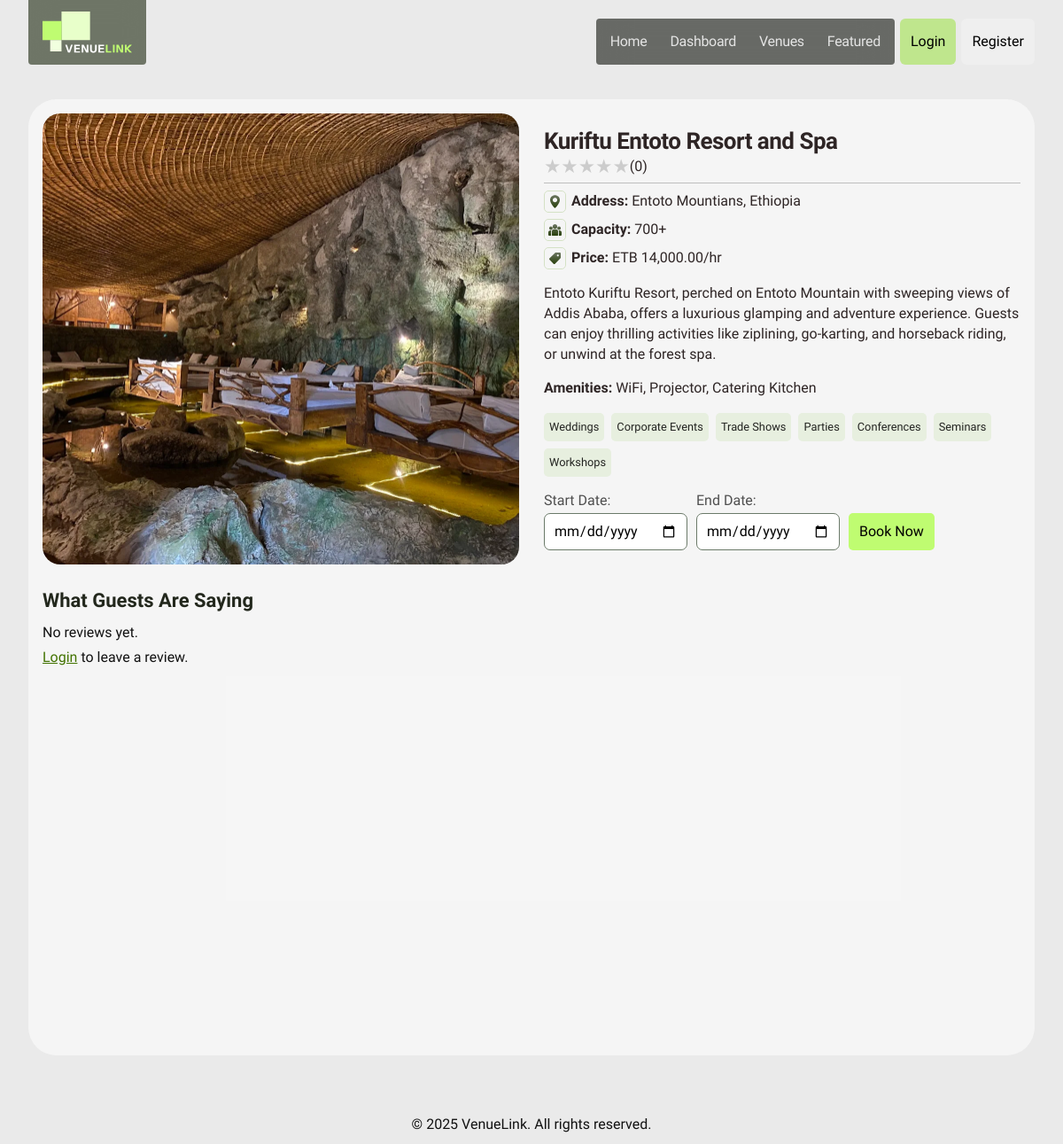
/pages/venues/view.php?id=3, run on the app's committed database.
### tables this page shows
CREATE TABLE `venues` (
  `id` int(11) NOT NULL,
  `owner_id` int(11) NOT NULL,
  `name` varchar(100) NOT NULL,
  `description` text NOT NULL,
  `address` varchar(255) NOT NULL,
  `city` varchar(100) NOT NULL,
  `capacity` int(11) NOT NULL,
  `price_per_hour` decimal(10,2) NOT NULL,
  `image` varchar(255) DEFAULT NULL,
  `amenities` text DEFAULT NULL,
  `created_at` timestamp NOT NULL DEFAULT current_timestamp()
);

CREATE TABLE `tags` (
  `id` int(11) NOT NULL,
  `name` varchar(255) NOT NULL
);

### includes/auth.php (called while the page is built, shortened)
<?php
function is_logged_in()
{
    return isset($_SESSION['user_id']);
}
?>

### pages/venues/view.php (the view, shortened to what this page needs)
<?php
require_once '../../includes/header.php';
require_once '../../includes/db.php';
require_once '../../includes/auth.php';
$venue_id = $_GET['id'];
$result = $conn->query("SELECT * FROM venues WHERE id = $venue_id");
$venue = $result->fetch_assoc();
?>
<section class="view-venue-section">
  <div class="container wrapper">
    <div class="venue-card venue-card-lg">
      <div class="image-container">
        <?php if ($venue['image']): ?>
          <img src="../../<?= $venue['image'] ?>" alt="<?= htmlspecialchars($venue['name']) ?>">
        <?php endif; ?>
      </div>
      <div class="content">
        <div class="content-col">
          <div class="title-bar">
            <h3><?= htmlspecialchars($venue['name']) ?></h3>
            <?php
            $venue_id = $venue['id'];
            $review_query = $conn->query("SELECT AVG(rating) AS avg_rating FROM reviews WHERE venue_id = $venue_id");
            $review_result = $review_query->fetch_assoc();
            $avg_rating = round($review_result['avg_rating']);
            ?>
            <div class="stars">
              <?php for ($i = 1; $i <= 5; $i++): ?>
                <span class="star <?= $i <= $avg_rating ? 'filled' : '' ?>">★</span>
              <?php endfor; ?>
              <?php
              $review_count_query = $conn->query("SELECT COUNT(*) AS review_count FROM reviews WHERE venue_id = $venue_id");
              $review_count_result = $review_count_query->fetch_assoc();
              $review_count = $review_count_result['review_count'];
              ?>
              <span>(<?= $review_count ?>)</span>
            </div>
            <div class="venue-details">
              <div class="detail-item">
                <img src="../../assets/images/location.svg" alt="Location">
                <span><span style="font-weight: 600;">Address:</span> <?= htmlspecialchars($venue['address']) ?>,
                  Ethiopia</span>
              </div>
              <div class="detail-item">
                <img src="../../assets/images/capacity.svg" alt="Capacity">
                <span><span style="font-weight: 600;">Capacity:</span>
                  <?= htmlspecialchars($venue['capacity']) ?>+</span>
              </div>
              <div class="detail-item">
                <img src="../../assets/images/price.svg" alt="Price">
                <span><span style="font-weight: 600;">Price:</span> ETB
                  <?= number_format($venue['price_per_hour'], 2) ?>/hr</span>
              </div>
            </div>
          </div>
          <p class="description"><?= htmlspecialchars($venue['description']) ?></p>
          <p>
            <span style="font-weight: 600;">Amenities:</span> <?= htmlspecialchars($venue['amenities']) ?>
          </p>
          <div class="venue-tags">
            <?php
            $tag_query = "SELECT t.name FROM tags t INNER JOIN venue_tags vt ON t.id = vt.tag_id WHERE vt.venue_id = " . $venue['id'];
            $tag_result = $conn->query($tag_query);
            while ($tag = $tag_result->fetch_assoc()): ?>
              <span class="venue-tag"><?= htmlspecialchars($tag['name']) ?></span>
            <?php endwhile; ?>
          </div>
          <form action="../../bookings/confirm.php" method="get" class="book-form">
            <label>Start Date: <input type="date" name="start_date" required></label>
            <label>End Date: <input type="date" name="end_date" required></label>
            <button type="submit">Book Now</button>
          </form>
        </div>
      </div>
      <div class="content-col venue-reviews">
        <h3 class="font-header-3">What Guests Are Saying</h3>
        <?php
        $review_query = $conn->query("SELECT r.*, u.name FROM reviews r JOIN users u ON r.user_id = u.id WHERE r.venue_id = $venue_id ORDER BY r.created_at DESC");
        if ($review_query->num_rows === 0): ?>
          <p>No reviews yet.</p>
        <?php endif; ?>
        <?php if (is_logged_in()): ?>
          <?php
          $already_reviewed = $conn->query("SELECT * FROM reviews WHERE venue_id = $venue_id AND user_id = " . $_SESSION['user_id']);
          if ($already_reviewed->num_rows === 0):
            ?>
            <h3 class="font-header-3">Leave Your Review</h3>
            <form action="../reviews/submit.php" method="post" class="review-form">
              <input type="hidden" name="venue_id" value="<?= $venue_id ?>">
              <label>Rating:
                <select name="rating" required style="font-size: 18px;">
                  <option value="5">★★★★★</option>
                  <option value="4">★★★★☆</option>
                  <option value="3">★★★☆☆</option>
                  <option value="2">★★☆☆☆</option>
                  <option value="1">★☆☆☆☆</option>
                </select>
              </label><br>
              <textarea name="comment" placeholder="Write your review..." required></textarea><br>
              <button type="submit">Submit Review</button>
            </form>
          <?php else: ?>
            <p>You have already reviewed this venue.</p>
          <?php endif; ?>
        <?php else: ?>
          <p><a href="/event-booking/pages/login.php" style="text-decoration: underline; color:rgb(66, 115, 0);">Login</a>
            to leave a review.</p>
        <?php endif; ?>
      </div>
    </div>
  </div>
</section>
<?php require_once '../../includes/footer.php'; ?>

### assets/css/style.css (style rules this page uses)
*, *::before, *::after { box-sizing: border-box; }
* { margin: 0; padding: 0; font: inherit; }
html { scroll-behavior: smooth; }
html, body { height: fit-content; overflow-x: hidden; }
body { text-rendering: optimizeSpeed; background-color: #EAEAEA; }
a:not([class]) { text-decoration-skip-ink: auto; }
img, picture { max-width: 100%; display: block; height: 100%; }
a { text-decoration: none; color: inherit; background-color: transparent; border: none; outline: none; cursor: pointer; user-select: none; pointer-events: auto; }
body { font-family: "Albert Sans", sans-serif; font-size: 16px; line-height: 28px; color: #121212; }
.font-header-3 { font-family: "Albert Sans", sans-serif; font-size: 22px; color: #22271C; line-height: normal; font-weight: 600; }
.container { max-width: 1450px; padding-inline: 2rem; margin: 0 auto; }
.venue-card { display: flex; overflow: hidden; gap: 24px; background: rgba(251, 251, 251, 0.70); width: 100%; height: 350px; padding: 16px; border-radius: 32px; }
.stars { border-bottom: 1px solid #BEBEBE; margin-bottom: 6px; padding-bottom: 4px; display: flex; gap: 0; }
.star { font-size: 1.35em; color: #ccc; cursor: pointer; }
.venue-details { display: flex; flex-direction: column; gap: 4px; }
.venue-details .detail-item { display: flex; align-items: center; gap: 6px; }
.venue-details .detail-item img { width: 25px; height: 25px; }
.venue-tags { display: flex; flex-wrap: wrap; gap: 0.5rem; margin-top: 0.5rem; }
.venue-tag { font-size: 0.8rem; padding: 2px 6px; border-radius: 5px; background-color: #E7EFDF; color: #232421; }

### assets/css/view.css (style rules this page uses)
.book-form { display: flex; gap: 10px; align-items: flex-end; }
.book-form input[type="date"], .review-form select, .review-form textarea { padding: 6px 10px; border-radius: 7px; border: 1px solid #6B7A69; font-size: 1rem; height: 42px; }
.book-form label { display: flex; flex-direction: column; color: rgba(8, 8, 8, 0.70); align-items: flex-start; }
.book-form button, .review-form button { height: 42px; padding-inline: 12px; border: none; border-radius: 5px; background-color: #BFFC71; font-size: 1rem; cursor: pointer; transition: background-color .2s ease-in-out; }
.venue-reviews h3 { margin-bottom: 10px; }

### data on the page
venues: image (picture), name "Kuriftu Entoto Resort and Spa", address "Entoto Mountians", capacity "700", price_per_hour "14,000.00", description "Entoto Kuriftu Resort, perched on Entoto Mountain with sweeping views of Addis Ababa, offers a luxurious glamping and adventure experience. Guests can enjoy thrilling activities like ziplining, go-karting, and horseback riding, or unwind at the forest spa.", amenities "WiFi, Projector, Catering Kitchen"
tags: name "Weddings"
tags: name "Corporate Events"
tags: name "Trade Shows"
tags: name "Parties"
tags: name "Conferences"
tags: name "Seminars"
tags: name "Workshops"

### other printed values
$review_count "0"
